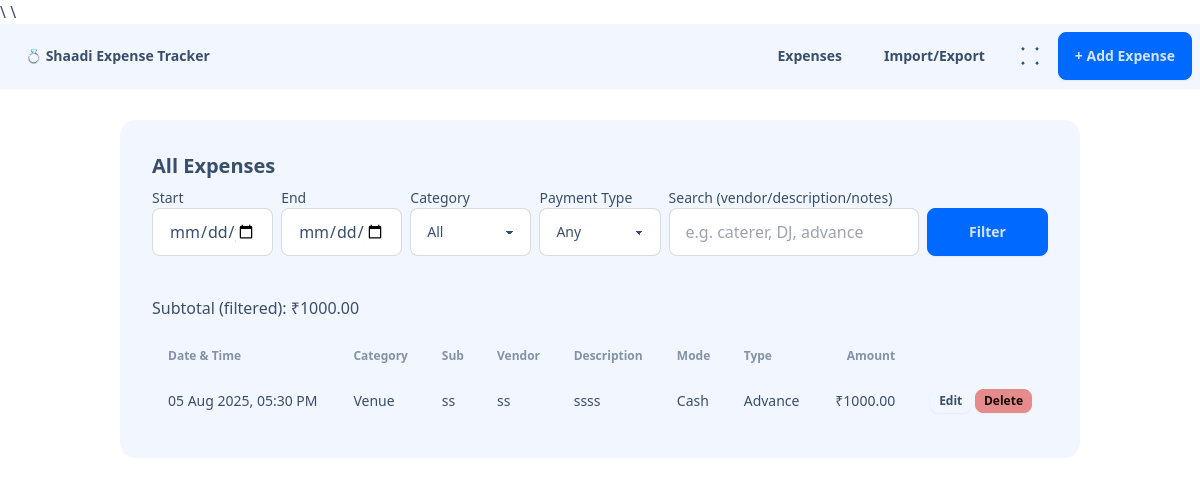
/expenses, run on the app's committed database.
### app.py (models this page shows, shortened)
class Expense(db.Model):
    id = db.Column(db.Integer, primary_key=True)
    dt = db.Column(db.DateTime, nullable=False, index=True)  # exact date+time of expense
    category = db.Column(db.String(80), nullable=False, index=True)
    subcategory = db.Column(db.String(80), nullable=True, index=True)
    vendor = db.Column(db.String(120), nullable=True, index=True)
    description = db.Column(db.String(240), nullable=True)
    amount = db.Column(db.Float, nullable=False)
    payment_mode = db.Column(db.String(40), nullable=True)   # Cash, UPI, Card, Bank
    payment_type = db.Column(db.String(20), nullable=True)   # Advance, Final, Other
    notes = db.Column(db.Text, nullable=True)
    attachment = db.Column(db.String(200), nullable=True)    # stored filename
    created_at = db.Column(db.DateTime, nullable=False, default=lambda: now_ist())

### app.py (the view)
@app.route('/expenses')
def expenses_list():
    q = Expense.query
    start = request.args.get('start')
    end = request.args.get('end')
    category = request.args.get('category')
    search = request.args.get('search')
    payment_type = request.args.get('payment_type')
    if start:
        start_dt = datetime.strptime(start, "%Y-%m-%d").replace(tzinfo=IST)
        q = q.filter(Expense.dt >= start_dt)
    if end:
        end_dt = datetime.strptime(end, "%Y-%m-%d").replace(tzinfo=IST)
        q = q.filter(Expense.dt <= end_dt)
    if category:
        q = q.filter(Expense.category == category)
    if payment_type:
        q = q.filter(Expense.payment_type == payment_type)
    if search:
        like = f"%{search}%"
        q = q.filter((Expense.vendor.ilike(like)) | (Expense.description.ilike(like)) | (Expense.notes.ilike(like)))
    expenses = q.order_by(Expense.dt.desc()).all()
    subtotal = sum(e.amount for e in expenses)
    cats = [c[0] for c in db.session.query(Expense.category).distinct().all()]
    return render_template('expenses_list.html', expenses=expenses, subtotal=subtotal, cats=cats,
                           start=start, end=end, category=category, search=search, payment_type=payment_type)

### app.py (called while the page is built)
@app.template_filter("ist")
def fmt_ist(dt):
    if not dt:
        return ""
    return dt.astimezone(pytz.timezone('Asia/Kolkata')).strftime('%d %b %Y, %I:%M %p')

@app.context_processor
def inject_budget():
    total = db.session.query(func.coalesce(func.sum(Expense.amount), 0.0)).scalar() or 0.0
    pct = (total / BUDGET_OVERALL * 100.0) if BUDGET_OVERALL else 0.0
    return dict(total_spent=total, budget=BUDGET_OVERALL, budget_pct=pct)

### templates/expenses_list.html (shortened to what this page needs)
{% extends 'base.html' %}
{% block content %}
<div class="card bg-base-200">
  <div class="card-body">
    <h2 class="card-title">All Expenses</h2>
    <form class="grid grid-cols-2 md:grid-cols-7 gap-2 items-end">
      <label class="form-control">
        <span class="label-text">Start</span>
        <input type="date" name="start" value="{{ start or '' }}" class="input input-bordered" />
      </label>
      <label class="form-control">
        <span class="label-text">End</span>
        <input type="date" name="end" value="{{ end or '' }}" class="input input-bordered" />
      </label>
      <label class="form-control">
        <span class="label-text">Category</span>
        <select name="category" class="select select-bordered">
          <option value="">All</option>
        </select>
      </label>
      <label class="form-control">
        <span class="label-text">Payment Type</span>
        <select name="payment_type" class="select select-bordered">
          <option value="">Any</option>
        </select>
      </label>
      <label class="form-control col-span-2">
        <span class="label-text">Search (vendor/description/notes)</span>
        <input type="text" name="search" value="{{ search or '' }}" class="input input-bordered" placeholder="e.g. caterer, DJ, advance" />
      </label>
      <button class="btn btn-primary">Filter</button>
    </form>
    <div class="mt-4 font-medium">Subtotal (filtered): ₹{{ '%.2f'|format(subtotal) }}</div>
    <div class="overflow-x-auto mt-2">
      <table class="table">
        <thead>
          <tr>
            <th>Date & Time</th>
            <th>Category</th>
            <th>Sub</th>
            <th>Vendor</th>
            <th>Description</th>
            <th>Mode</th>
            <th>Type</th>
            <th class="text-right">Amount</th>
            <th></th>
          </tr>
        </thead>
        <tbody>
          {% for e in expenses %}
          <tr>
            <td>{{ e.dt|ist }}</td>
            <td>{{ e.category }}</td>
            <td>{{ e.subcategory or '-' }}</td>
            <td>{{ e.vendor or '-' }}</td>
            <td>{{ e.description or '-' }}</td>
            <td>{{ e.payment_mode or '-' }}</td>
            <td>{{ e.payment_type or '-' }}</td>
            <td class="text-right">₹{{ '%.2f'|format(e.amount) }}</td>
            <td class="text-right">
              <a class="btn btn-xs" href="{{ url_for('expense_form', expense_id=e.id) }}">Edit</a>
              <form action="{{ url_for('expense_delete', expense_id=e.id) }}" method="post" class="inline">
                <button class="btn btn-xs btn-error" onclick="return confirm('Delete this entry?')">Delete</button>
              </form>
            </td>
          </tr>
          {% endfor %}
        </tbody>
      </table>
    </div>
  </div>
</div>
{% endblock %}

### templates/base.html (shortened to what this page needs)
\
<!DOCTYPE html>
<html lang="en" data-theme="winter">
<head>
  <script src="https://cdn.tailwindcss.com"></script>
  <link href="https://cdn.jsdelivr.net/npm/daisyui@4.12.10/dist/full.min.css" rel="stylesheet" />
  <link rel="stylesheet" href="{{ url_for('static', filename='styles.css') }}" />
</head>
<body class="min-h-screen bg-base-100 text-base-content">
  <div class="navbar bg-base-200 shadow-sm">
    <div class="flex-1">
      <a href="/" class="btn btn-ghost text-xl">💍 Shaadi Expense Tracker</a>
    </div>
    <div class="flex-none gap-2 items-center">
      <a class="btn btn-ghost" href="{{ url_for('expenses_list') }}">Expenses</a>
      <a class="btn btn-ghost" href="{{ url_for('import_export') }}">Import/Export</a>
      <div class="tooltip" data-tip="Toggle Light/Dark">
        <label class="swap swap-rotate mx-2">
          <input id="themeToggle" type="checkbox" />
        </label>
      </div>
      <a class="btn btn-primary" href="{{ url_for('expense_form') }}">+ Add Expense</a>
    </div>
  </div>
  <main class="container mx-auto p-4 lg:p-8">
    {% block content %}{% endblock %}
  </main>
</body>
</html>

### static/styles.css (style rules this page uses)
.table th, .table td { white-space: nowrap; }

### data on the page
Expense: dt|ist "05 Aug 2025, 05:30 PM", category "Venue", subcategory "ss", vendor "ss", description "ssss", payment_mode "Cash", payment_type "Advance", amount "1000.00"

### other printed values
{{ '%.2f'|format(subtotal) }} "1000.00"
